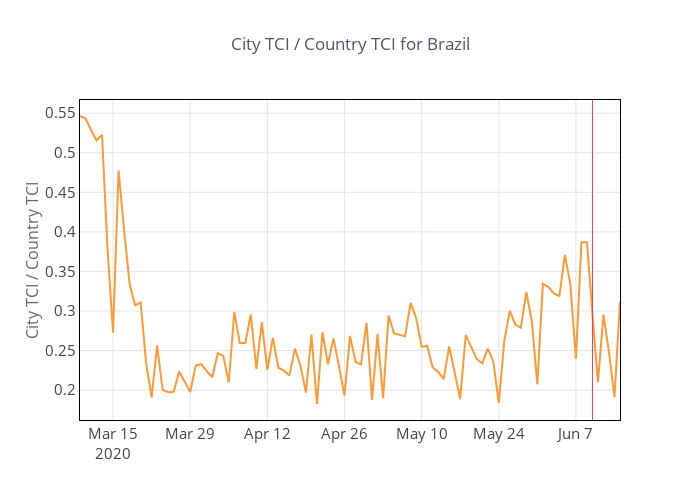

Here is the notebook cell this chart was saved with:
### Code cell
city.set_index('date')['city_frac'].iplot(
    theme='custom',
    title='City TCI / Country TCI for Brazil',
    yTitle= 'City TCI / Country TCI',
    vline=pd.Timestamp(year=2020, month=6, day=10)
)

### Figure 1 — Plotly figure (JSON) as saved in the notebook; plotly's stock layout.template omitted (floating-point values rounded to 4 significant figures)
{"data": [{"line": {"color": "rgba(255, 153, 51, 1.0)", "dash": "solid", "shape": "linear", "width": 2}, "mode": "lines", "name": "city_frac", "text": "", "type": "scatter", "x": ["2020-03-09", "2020-03-10", "2020-03-11", "2020-03-12", "2020-03-13", "2020-03-14", "2020-03-15", "2020-03-16", "2020-03-17", "2020-03-18", "2020-03-19", "2020-03-20", "2020-03-21", "2020-03-22", "2020-03-23", "2020-03-24", "2020-03-25", "2020-03-26", "2020-03-27", "2020-03-28", "2020-03-29", "2020-03-30", "2020-03-31", "2020-04-01", "2020-04-02", "2020-04-03", "2020-04-04", "2020-04-05", "2020-04-06", "2020-04-07", "2020-04-08", "2020-04-09", "2020-04-10", "2020-04-11", "2020-04-12", "2020-04-13", "2020-04-14", "2020-04-15", "2020-04-16", "2020-04-17", "2020-04-18", "2020-04-19", "2020-04-20", "2020-04-21", "2020-04-22", "2020-04-23", "2020-04-24", "2020-04-25", "2020-04-26", "2020-04-27", "2020-04-28", "2020-04-29", "2020-04-30", "2020-05-01", "2020-05-02", "2020-05-03", "2020-05-04", "2020-05-05", "2020-05-06", "2020-05-07", "2020-05-08", "2020-05-09", "2020-05-10", "2020-05-11", "2020-05-12", "2020-05-13", "2020-05-14", "2020-05-15", "2020-05-16", "2020-05-17", "2020-05-18", "2020-05-19", "2020-05-20", "2020-05-21", "2020-05-22", "2020-05-23", "2020-05-24", "2020-05-25", "2020-05-26", "2020-05-27", "2020-05-28", "2020-05-29", "2020-05-30", "2020-05-31", "2020-06-01", "2020-06-02", "2020-06-03", "2020-06-04", "2020-06-05", "2020-06-06", "2020-06-07", "2020-06-08", "2020-06-09", "2020-06-10", "2020-06-11", "2020-06-12", "2020-06-13", "2020-06-14", "2020-06-15"], "y": [0.5464, 0.5436, 0.5287, 0.5157, 0.5226, 0.378, 0.2725, 0.4776, 0.4024, 0.3343, 0.3072, 0.3107, 0.2344, 0.1907, 0.2566, 0.2003, 0.1974, 0.198, 0.2235, 0.2097, 0.1977, 0.2311, 0.2327, 0.2241, 0.2162, 0.2467, 0.2433, 0.2099, 0.2988, 0.2596, 0.2596, 0.2955, 0.2269, 0.2858, 0.2252, 0.2662, 0.2283, 0.2246, 0.2184, 0.2524, 0.231, 0.1969, 0.2702, 0.1824, 0.2731, 0.2325, 0.2654, 0.2302, 0.1931, 0.2686, 0.2358, 0.2323, 0.285, 0.1876, 0.2709, 0.1897, 0.2944, 0.2717, 0.2695, 0.2682, 0.3103, 0.2913, 0.2546, 0.2561, 0.2286, 0.2231, 0.2138, 0.2553, 0.2222, 0.1887, 0.2694, 0.2547, 0.2393, 0.2337, 0.2525, 0.2362, 0.1839, 0.2622, 0.3001, 0.2829, 0.2789, 0.324, 0.287, 0.2073, 0.3343, 0.3306, 0.3222, 0.3189, 0.371, 0.333, 0.2398, 0.3869, 0.3868, 0.296, 0.2101, 0.2956, 0.2477, 0.1911, 0.3117]}], "layout": {"height": 500, "legend": {"bgcolor": "#FFFFFF", "bordercolor": "#444444", "borderwidth": 0, "font": {"size": 12}, "itemclick": "toggle", "itemdoubleclick": "toggleothers", "itemsizing": "trace", "traceorder": "normal"}, "paper_bgcolor": "#FFFFFF", "plot_bgcolor": "#FFFFFF", "shapes": [{"line": {"color": "#db4052", "dash": "solid", "width": 1}, "type": "line", "x0": "2020-06-10T00:00:00", "x1": "2020-06-10T00:00:00", "xref": "x", "y0": 0, "y1": 1, "yref": "paper"}], "title": "City TCI / Country TCI for Brazil", "title_x": 0.5, "titlefont": {"color": "#4D5663", "size": 17}, "width": 700, "xaxis": {"automargin": true, "gridcolor": "#E1E5ED", "linecolor": "#000000", "mirror": "ticks", "showline": true, "tickfont": {"size": 15}, "title": "", "titlefont": {"color": "#666666", "size": 16}, "zerolinecolor": "#000000", "zerolinewidth": 2}, "yaxis": {"automargin": true, "gridcolor": "#E1E5ED", "linecolor": "#000000", "mirror": "ticks", "showline": true, "tickfont": {"size": 15}, "title": "City TCI / Country TCI", "titlefont": {"color": "#666666", "size": 16}, "zerolinecolor": "#000000", "zerolinewidth": 2}}}
